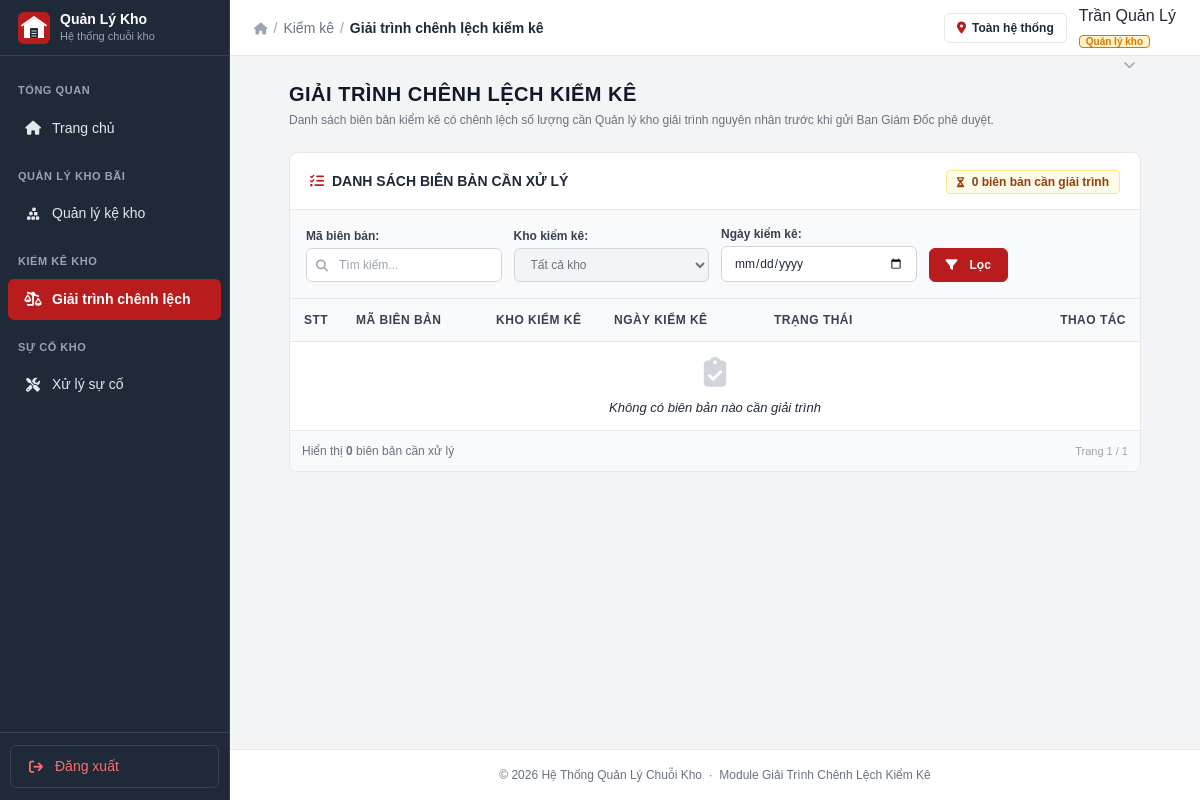
Page /pages/inventory/explain.php (signed in) on the earlier database version.
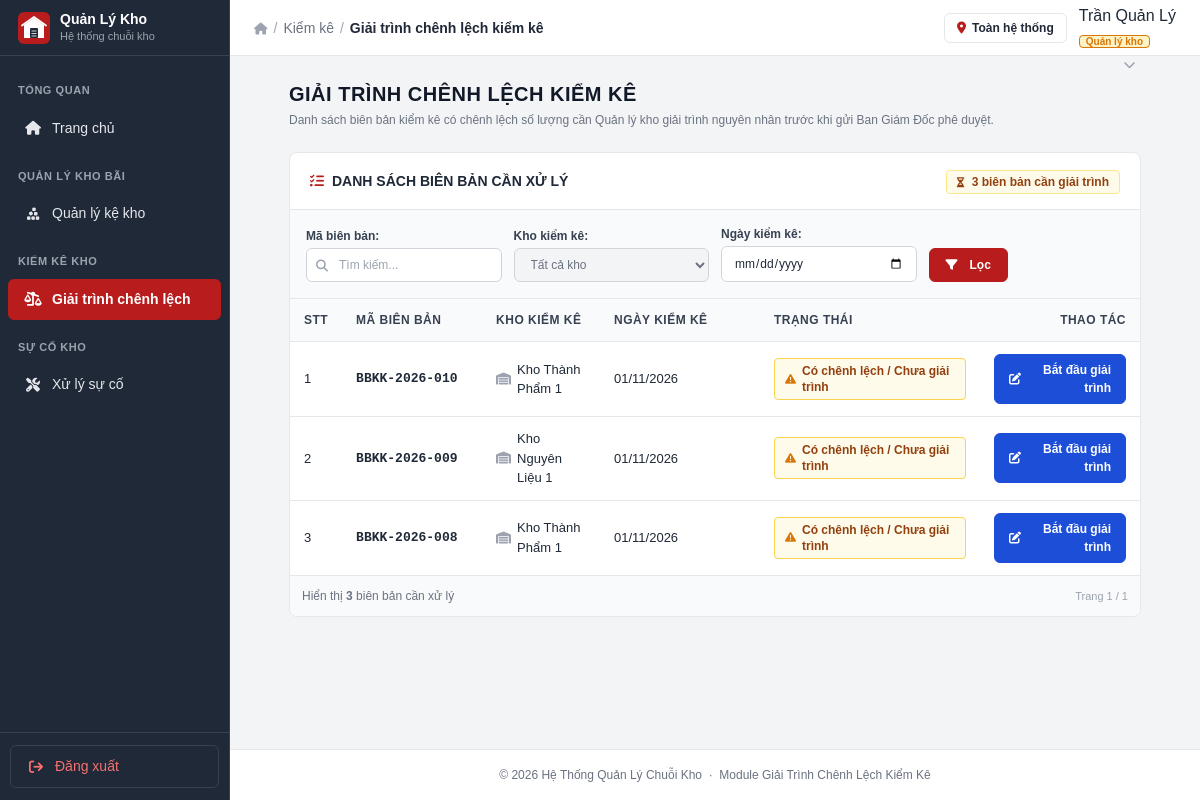
Same page on the later database version.
### tables this page shows
CREATE TABLE IF NOT EXISTS BIENBAN_KIEMKE (
    MaBienBanKiemKe VARCHAR(30) PRIMARY KEY,
    MaKeHoachKiemKe VARCHAR(30) NOT NULL,
    TenKeHoachKiemKe VARCHAR(200) NOT NULL,
    PhamViKiemKe VARCHAR(150) NOT NULL,
    MaKho VARCHAR(20) NOT NULL,
    NgayLap DATETIME NOT NULL,
    NguoiLap VARCHAR(100) NOT NULL,
    TrangThai ENUM('Có chênh lệch', 'Chờ phê duyệt', 'Đã phê duyệt', 'Từ chối') NOT NULL DEFAULT 'Có chênh lệch',
    NguoiDuyet VARCHAR(100) NULL,
    ThoiGianDuyet DATETIME NULL,
    YKienChiDao TEXT NULL,
    LyDoTuChoi VARCHAR(255) NULL,
    NoiDungLyDoKhac TEXT NULL,
    GhiChu TEXT NULL,
    created_at TIMESTAMP DEFAULT CURRENT_TIMESTAMP,
    updated_at TIMESTAMP DEFAULT CURRENT_TIMESTAMP ON UPDATE CURRENT_TIMESTAMP,
    FOREIGN KEY (MaKho) REFERENCES warehouses(id) ON DELETE RESTRICT
);

CREATE TABLE warehouses (
    id VARCHAR(20) PRIMARY KEY,
    name VARCHAR(100) NOT NULL,
    type ENUM('thanh_pham', 'nguyen_lieu', 'loi') NOT NULL,
    address VARCHAR(200) DEFAULT NULL,
    created_at TIMESTAMP DEFAULT CURRENT_TIMESTAMP
);

### pages/inventory/explain.php (the view, shortened to what the changed rows need)
<?php
$db = getDB();
$viewId = trim($_GET['id'] ?? '');
$currentAudit = null;
if (!empty($viewId)) {
    $stmtAudit = $db->prepare("
        SELECT b.*, w.name AS TenKho
        FROM BIENBAN_KIEMKE b
        JOIN warehouses w ON b.MaKho = w.id
        WHERE b.MaBienBanKiemKe = ?
    ");
    $stmtAudit->execute([$viewId]);
    $currentAudit = $stmtAudit->fetch();
    if (!$currentAudit) {
        $_SESSION['flash_error'] = 'Không tìm thấy biên bản kiểm kê yêu cầu.';
        header('Location: /warehouse/pages/inventory/explain.php');
        exit;
    }
    if ($currentAudit['TrangThai'] !== 'Có chênh lệch') {
        $_SESSION['flash_error'] = 'Biên bản ' . htmlspecialchars($viewId) . ' không ở trạng thái "Có chênh lệch" (Trạng thái: ' . $currentAudit['TrangThai'] . ').';
        header('Location: /warehouse/pages/inventory/explain.php');
        exit;
    }
    $stmtItems = $db->prepare("
        SELECT id, MatHang, TenHang, TenLo, DonViTinh, TonHeThong, ThucTe, ChenhLech, MaNguyenNhan, NoiDungGiaiTrinh
        FROM CHITIET_BIENBAN_KIEMKE
        WHERE MaBienBanKiemKe = ? AND ChenhLech != 0
        ORDER BY id ASC
    ");
    $stmtItems->execute([$viewId]);
    $diffItems = $stmtItems->fetchAll();
    $stmtReasons = $db->query("SELECT * FROM DANHMUC_NGUYENNHAN ORDER BY MaNguyenNhan ASC");
    $reasonList = $stmtReasons->fetchAll();
} else {
    $searchKey  = trim($_GET['search'] ?? '');
    $filterDate = trim($_GET['filter_date'] ?? '');
    $whereClauses = ["b.TrangThai = 'Có chênh lệch'"];
    $params = [];
    $sql = "
        SELECT b.MaBienBanKiemKe, b.TenKeHoachKiemKe, b.MaKho, w.name AS TenKho, b.NgayLap, b.TrangThai,
               SUM(CASE WHEN ct.ChenhLech != 0 THEN 1 ELSE 0 END) AS SoDongChenhLech
        FROM BIENBAN_KIEMKE b
        JOIN warehouses w ON b.MaKho = w.id
        LEFT JOIN CHITIET_BIENBAN_KIEMKE ct ON b.MaBienBanKiemKe = ct.MaBienBanKiemKe
        WHERE " . implode(" AND ", $whereClauses) . "
        GROUP BY b.MaBienBanKiemKe
        ORDER BY b.NgayLap DESC, b.MaBienBanKiemKe ASC
    ";
    $stmtList = $db->prepare($sql);
    $stmtList->execute($params);
    $auditList = $stmtList->fetchAll();
}
?>
<!DOCTYPE html>
<html lang="vi">
<head>
  <script src="https://cdn.tailwindcss.com"></script>
  <link rel="stylesheet" href="https://cdnjs.cloudflare.com/ajax/libs/font-awesome/6.5.0/css/all.min.css">
  <link rel="stylesheet" href="/warehouse/assets/css/dashboard.css">
</head>
<body>
<div id="main-wrap">
  <main class="dashboard-main">
    <?php if (!$currentAudit): ?>
      <section class="flex flex-col sm:flex-row sm:items-center justify-between gap-3 mb-6">
        <div>
          <h1 class="text-xl font-bold text-gray-900 uppercase tracking-wide">GIẢI TRÌNH CHÊNH LỆCH KIỂM KÊ</h1>
          <p class="text-xs text-gray-500 mt-1">Danh sách biên bản kiểm kê có chênh lệch số lượng cần Quản lý kho giải trình nguyên nhân trước khi gửi Ban Giám Đốc phê duyệt.</p>
        </div>
      </section>
      <div class="table-card">
        <div class="table-card-header">
          <div class="table-card-title text-sm uppercase">
            <i class="fa-solid fa-list-check" style="color: #B91C1C;"></i>
            DANH SÁCH BIÊN BẢN CẦN XỬ LÝ
          </div>
          <div>
            <span class="px-2.5 py-1 bg-amber-50 text-amber-800 rounded text-xs font-bold border border-amber-200">
              <i class="fa-solid fa-hourglass-half text-[10px] mr-1"></i>
              <?= count($auditList) ?> biên bản cần giải trình
            </span>
          </div>
        </div>
        <div class="p-4 bg-gray-50 border-b border-gray-200">
          <form method="GET" action="/warehouse/pages/inventory/explain.php" class="grid grid-cols-1 sm:grid-cols-2 md:grid-cols-4 gap-3 items-end text-xs">
            <div>
              <label class="block font-bold text-gray-700 mb-1">Mã biên bản:</label>
              <div class="relative">
                <input type="text"
                       name="search"
                       value="<?= htmlspecialchars($searchKey ?? '') ?>"
                       placeholder="Tìm kiếm..."
                       class="form-control pl-8 w-full text-xs" />
                <i class="fa-solid fa-magnifying-glass absolute left-2.5 top-2.5 text-gray-400 text-xs"></i>
              </div>
            </div>
            <div>
              <label class="block font-bold text-gray-700 mb-1">Kho kiểm kê:</label>
              <select name="filter_kho" class="form-control w-full text-xs">
                <option value="">Tất cả kho</option>
              </select>
            </div>
            <div>
              <label class="block font-bold text-gray-700 mb-1">Ngày kiểm kê:</label>
              <input type="date"
                     name="filter_date"
                     value="<?= htmlspecialchars($filterDate ?? '') ?>"
                     class="form-control w-full text-xs" />
            </div>
            <div class="flex items-center gap-2">
              <button type="submit" class="btn-primary" style="padding: 8px 16px; font-size: 12px; margin-top: 18px;">
                <i class="fa-solid fa-filter mr-1"></i> Lọc
              </button>
            </div>
          </form>
        </div>
        <div class="overflow-x-auto">
          <table class="custom-table">
            <thead>
              <tr>
                <th style="width: 50px;">STT</th>
                <th style="width: 140px;">Mã biên bản</th>
                <th>Kho kiểm kê</th>
                <th style="width: 160px;">Ngày kiểm kê</th>
                <th style="width: 220px;">Trạng thái</th>
                <th style="width: 160px; text-align: right;">Thao tác</th>
              </tr>
            </thead>
            <tbody>
              <?php if (empty($auditList)): ?>
                <tr>
                  <td colspan="6" class="text-center py-10 text-gray-500 italic">
                    <i class="fa-solid fa-clipboard-check text-3xl text-gray-300 block mb-2"></i>
                    Không có biên bản nào cần giải trình
                  </td>
                </tr>
              <?php else: ?>
                <?php $stt = 1; foreach ($auditList as $row): ?>
                  <tr class="hover-row">
                    <td><?= $stt++ ?></td>
                    <td class="font-mono font-bold text-gray-900">
                      <?= htmlspecialchars($row['MaBienBanKiemKe']) ?>
                    </td>
                    <td>
                      <span class="inline-flex items-center gap-1.5 text-gray-800">
                        <i class="fa-solid fa-warehouse text-gray-400 text-xs"></i>
                        <?= htmlspecialchars($row['TenKho']) ?>
                      </span>
                    </td>
                    <td class="text-gray-700">
                      <?= date('d/m/Y', strtotime($row['NgayLap'])) ?>
                    </td>
                    <td>
                      <span class="inline-flex items-center gap-1.5 px-2.5 py-1 bg-amber-50 text-amber-800 border border-amber-300 rounded text-xs font-bold">
                        <i class="fa-solid fa-triangle-exclamation text-amber-600 text-[11px]"></i>
                        Có chênh lệch / Chưa giải trình
                      </span>
                    </td>
                    <td class="text-right">
                      <a href="/warehouse/pages/inventory/explain.php?id=<?= urlencode($row['MaBienBanKiemKe']) ?>"
                         class="btn-primary"
                         style="padding: 6px 14px; font-size: 12px; display: inline-flex; align-items: center; gap: 6px; background-color: #1D4ED8; border-color: #1D4ED8;">
                        <i class="fa-solid fa-pen-to-square text-xs"></i>
                        <span>Bắt đầu giải trình</span>
                      </a>
                    </td>
                  </tr>
                <?php endforeach; ?>
              <?php endif; ?>
            </tbody>
          </table>
        </div>
        <div class="p-3 bg-gray-50 border-t border-gray-200 text-xs text-gray-500 flex justify-between items-center">
          <span>Hiển thị <strong><?= count($auditList) ?></strong> biên bản cần xử lý</span>
          <span class="text-[11px] text-gray-400">Trang 1 / 1</span>
        </div>
      </div>
    <?php endif; ?>
  </main>
</div>
</body>
</html>

Differences in the rows shown:
added bienban_kiemke: MaBienBanKiemKe "BBKK-2026-010", MaKho.name "Kho Thành Phẩm 1", NgayLap "01/11/2026"
added bienban_kiemke: MaBienBanKiemKe "BBKK-2026-009", MaKho.name "Kho Nguyên Liệu 1", NgayLap "01/11/2026"
added bienban_kiemke: MaBienBanKiemKe "BBKK-2026-008", MaKho.name "Kho Thành Phẩm 1", NgayLap "01/11/2026"
Other differences:
count($auditList): "0" → "3"
text no longer shown: "Không có biên bản nào cần giải trình"
